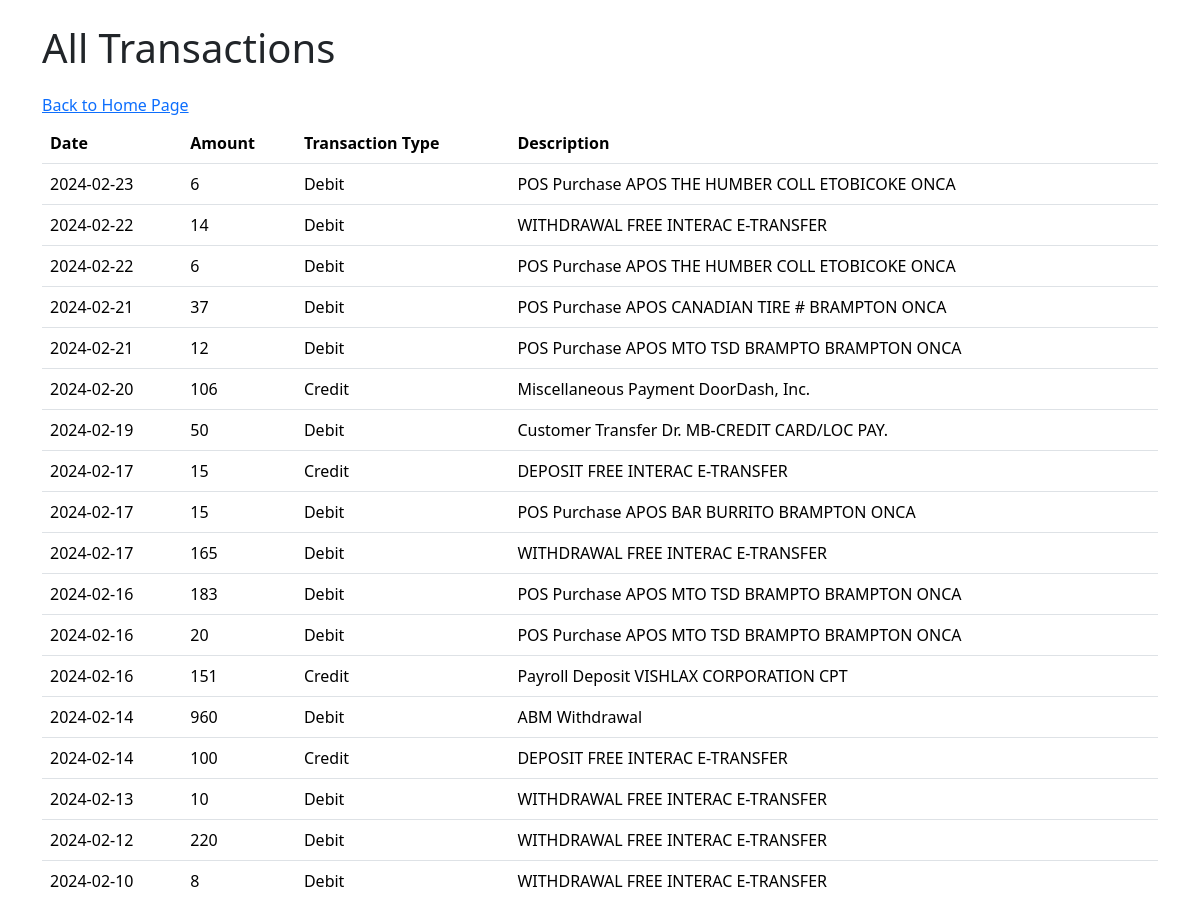
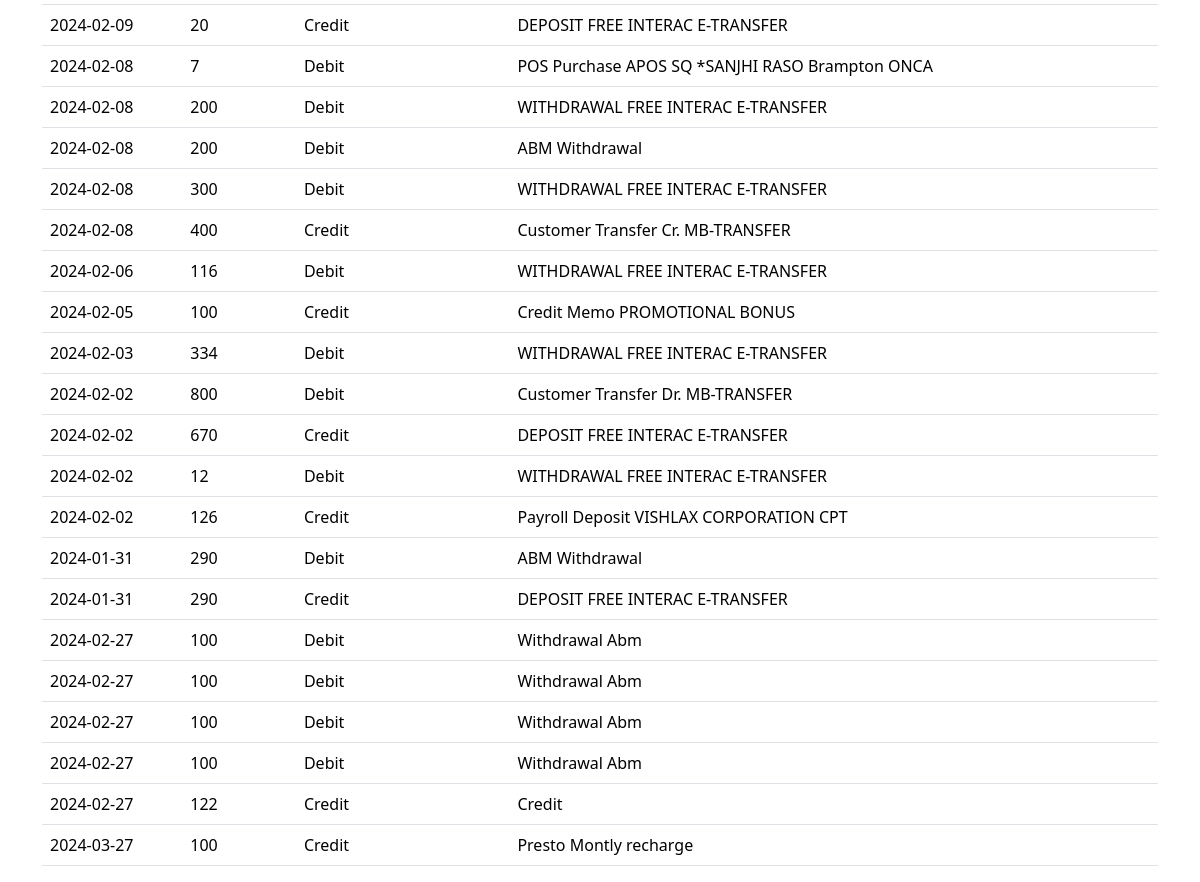
Screenshot of /all_transactions.php (signed in) with the database file from the repository (2 pictures, top to bottom).
### tables this page shows
CREATE TABLE `transactions` (
  `transactionId` int(20) NOT NULL,
  `date` date NOT NULL,
  `amount` int(100) NOT NULL,
  `transactionType` varchar(200) NOT NULL,
  `transactionDescription` varchar(200) DEFAULT NULL,
  `userId` int(20) NOT NULL
);

### all_transactions.php (the view, shortened to what this page needs)
<?php
include 'conn.php';
$query = "SELECT date, amount, transactionType, transactionDescription FROM transactions WHERE userId = ".$_SESSION["userId"]."";
$result = mysqli_query($conn,$query);
?>
<!DOCTYPE html>
<html lang="en">
<head>
    <link href="https://cdn.jsdelivr.net/npm/bootstrap@5.3.3/dist/css/bootstrap.min.css" rel="stylesheet">
</head>
<body>
    <div class="container mt-4">
        <h1 class="mb-4">All Transactions</h1>
        <h6><a href="index.php">Back to Home Page</a> </h6>
        <table class="table">
            <thead>
                <tr>
                    <th>Date</th>
                    <th>Amount</th>
                    <th>Transaction Type</th>
                    <th>Description</th>
                </tr>
            </thead>
            <tbody>
                <?php
                while ($transaction = $result->fetch_assoc()) {
                    echo "<tr>
                            <td>".$transaction['date']."</td>
                            <td>".abs($transaction['amount'])."</td>
                            <td>";
                            if ($transaction['amount']<0) {
                                echo "Debit </td>";
                            }
                            else
                            {
                                echo "Credit </td>";
                            }
                            echo "
                            <td>".$transaction['transactionType']." ".$transaction['transactionDescription']."</td>
                          </tr>";
                }
                ?>
            </tbody>
        </table>
    </div>
</body>
</html>

### rows the page displays
transactions: date "2024-02-23", amount "6", shows "Debit", transactionType "POS Purchase", transactionDescription "APOS THE HUMBER COLL ETOBICOKE ONCA"
transactions: date "2024-02-22", amount "14", shows "Debit", transactionType "WITHDRAWAL", transactionDescription "FREE INTERAC E-TRANSFER"
transactions: date "2024-02-22", amount "6", shows "Debit", transactionType "POS Purchase", transactionDescription "APOS THE HUMBER COLL ETOBICOKE ONCA"
transactions: date "2024-02-21", amount "37", shows "Debit", transactionType "POS Purchase", transactionDescription "APOS CANADIAN TIRE # BRAMPTON ONCA"
transactions: date "2024-02-21", amount "12", shows "Debit", transactionType "POS Purchase", transactionDescription "APOS MTO TSD BRAMPTO BRAMPTON ONCA"
transactions: date "2024-02-20", amount "106", shows "Credit", transactionType "Miscellaneous Payment", transactionDescription "DoorDash, Inc."
transactions: date "2024-02-19", amount "50", shows "Debit", transactionType "Customer Transfer Dr.", transactionDescription "MB-CREDIT CARD/LOC PAY."
transactions: date "2024-02-17", amount "15", shows "Credit", transactionType "DEPOSIT", transactionDescription "FREE INTERAC E-TRANSFER"
transactions: date "2024-02-17", amount "15", shows "Debit", transactionType "POS Purchase", transactionDescription "APOS BAR BURRITO BRAMPTON ONCA"
transactions: date "2024-02-17", amount "165", shows "Debit", transactionType "WITHDRAWAL", transactionDescription "FREE INTERAC E-TRANSFER"
transactions: date "2024-02-16", amount "183", shows "Debit", transactionType "POS Purchase", transactionDescription "APOS MTO TSD BRAMPTO BRAMPTON ONCA"
transactions: date "2024-02-16", amount "20", shows "Debit", transactionType "POS Purchase", transactionDescription "APOS MTO TSD BRAMPTO BRAMPTON ONCA"
transactions: date "2024-02-16", amount "151", shows "Credit", transactionType "Payroll Deposit", transactionDescription "VISHLAX CORPORATION CPT"
transactions: date "2024-02-14", amount "960", shows "Debit", transactionType "ABM Withdrawal"
transactions: date "2024-02-14", amount "100", shows "Credit", transactionType "DEPOSIT", transactionDescription "FREE INTERAC E-TRANSFER"
transactions: date "2024-02-13", amount "10", shows "Debit", transactionType "WITHDRAWAL", transactionDescription "FREE INTERAC E-TRANSFER"
transactions: date "2024-02-12", amount "220", shows "Debit", transactionType "WITHDRAWAL", transactionDescription "FREE INTERAC E-TRANSFER"
transactions: date "2024-02-10", amount "8", shows "Debit", transactionType "WITHDRAWAL", transactionDescription "FREE INTERAC E-TRANSFER"
transactions: date "2024-02-09", amount "20", shows "Credit", transactionType "DEPOSIT", transactionDescription "FREE INTERAC E-TRANSFER"
transactions: date "2024-02-08", amount "7", shows "Debit", transactionType "POS Purchase", transactionDescription "APOS SQ *SANJHI RASO Brampton ONCA"
transactions: date "2024-02-08", amount "200", shows "Debit", transactionType "WITHDRAWAL", transactionDescription "FREE INTERAC E-TRANSFER"
transactions: date "2024-02-08", amount "200", shows "Debit", transactionType "ABM Withdrawal"
transactions: date "2024-02-08", amount "300", shows "Debit", transactionType "WITHDRAWAL", transactionDescription "FREE INTERAC E-TRANSFER"
transactions: date "2024-02-08", amount "400", shows "Credit", transactionType "Customer Transfer Cr.", transactionDescription "MB-TRANSFER"
transactions: date "2024-02-06", amount "116", shows "Debit", transactionType "WITHDRAWAL", transactionDescription "FREE INTERAC E-TRANSFER"
transactions: date "2024-02-05", amount "100", shows "Credit", transactionType "Credit Memo", transactionDescription "PROMOTIONAL BONUS"
transactions: date "2024-02-03", amount "334", shows "Debit", transactionType "WITHDRAWAL", transactionDescription "FREE INTERAC E-TRANSFER"
transactions: date "2024-02-02", amount "800", shows "Debit", transactionType "Customer Transfer Dr.", transactionDescription "MB-TRANSFER"
transactions: date "2024-02-02", amount "670", shows "Credit", transactionType "DEPOSIT", transactionDescription "FREE INTERAC E-TRANSFER"
transactions: date "2024-02-02", amount "12", shows "Debit", transactionType "WITHDRAWAL", transactionDescription "FREE INTERAC E-TRANSFER"
transactions: date "2024-02-02", amount "126", shows "Credit", transactionType "Payroll Deposit", transactionDescription "VISHLAX CORPORATION CPT"
transactions: date "2024-01-31", amount "290", shows "Debit", transactionType "ABM Withdrawal"
transactions: date "2024-01-31", amount "290", shows "Credit", transactionType "DEPOSIT", transactionDescription "FREE INTERAC E-TRANSFER"
transactions: date "2024-02-27", amount "100", shows "Debit", transactionType "Withdrawal", transactionDescription "Abm"
transactions: date "2024-02-27", amount "100", shows "Debit", transactionType "Withdrawal", transactionDescription "Abm"
transactions: date "2024-02-27", amount "100", shows "Debit", transactionType "Withdrawal", transactionDescription "Abm"
transactions: date "2024-02-27", amount "100", shows "Debit", transactionType "Withdrawal", transactionDescription "Abm"
transactions: date "2024-02-27", amount "122", shows "Credit", transactionType "Credit"
transactions: date "2024-03-27", amount "100", shows "Credit", transactionType "Presto", transactionDescription "Montly recharge"
